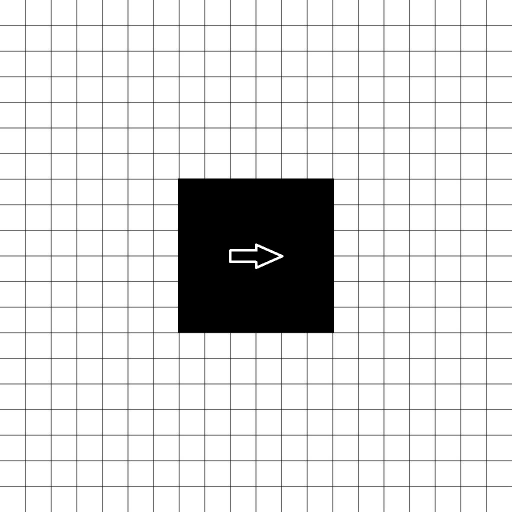
#> input picture 图像处理与可视化/Homework/数字图像处理 07/local_affine/grid.png, 1024 x 1024 px (shown at 1/2 size)
$ python local_affine_debug2.py
#> lines starting #> are read from the running program, lines starting #| are printed output that depends on the picture
import numpy as np
from PIL import Image
import matplotlib.pyplot as plt

def apply_affine_transformation(transformation_types, params=None):
    """
    Apply a series of affine transformations (scaling, rotation, translation, shear_vertical, shear_horizontal)
    by multiplying their corresponding transformation matrices together.

    Parameters:
    - transformation_types: A list of transformation types (e.g., ['scaling', 'rotation', 'translation']).
    - params: A list of parameter dictionaries, each corresponding to a transformation in `transformation_types`.
        Example:
        [
            {'cx': 2, 'cy': 2},       # for scaling
            {'theta': 45},            # for rotation
            {'tx': 10, 'ty': 20},     # for translation
            {'sv': 0.5},              # for shear_vertical
            {'sh': 0.5}               # for shear_horizontal
        ]

    Returns:
    - A: The combined affine transformation matrix as a result of all the transformations.
    """

    # Initialize the result matrix as the identity matrix
    A_total = np.eye(3)

    # Process each transformation type and apply the corresponding transformation matrix
    for transformation_type, param in zip(transformation_types, params):
        if transformation_type == 'scaling':
            cx = param.get('cx', 1)
            cy = param.get('cy', 1)
            A = np.array([
                [cx, 0, 0],
                [0, cy, 0],
                [0, 0, 1]
            ])
        elif transformation_type == 'rotation':
            theta = np.radians(param.get('theta', 0))  # Convert to radians
            A = np.array([
                [np.cos(theta), -np.sin(theta), 0],
                [np.sin(theta), np.cos(theta), 0],
                [0, 0, 1]
            ])
        elif transformation_type == 'translation':
            tx = param.get('tx', 0)
            ty = param.get('ty', 0)
            A = np.array([
                [1, 0, tx],
                [0, 1, ty],
                [0, 0, 1]
            ])
        elif transformation_type == 'shear_vertical':
            sv = param.get('sv', 0)
            A = np.array([
                [1, sv, 0],
                [0, 1, 0],
                [0, 0, 1]
            ])
        elif transformation_type == 'shear_horizontal':
            sh = param.get('sh', 0)
            A = np.array([
                [1, 0, 0],
                [sh, 1, 0],
                [0, 0, 1]
            ])
        else:
            raise ValueError(f"Unknown transformation type: {transformation_type}")

        # Apply the transformation matrix by multiplying with the cumulative result matrix
        A_total = np.dot(A_total, A)

    return A_total

def interpolate(image, indices, method="bilinear"):
    """
    Interpolation function to calculate grayscale values at given indices in the image.

    Parameters:
        image (np.ndarray): Input image as a 2D array.
        indices (np.ndarray): Image-like 3D array where each element is the original (x, y) index.
        method (str): Interpolation method ("nearest", "bilinear", or "bicubic").

    Returns:
        np.ndarray: Interpolated grayscale values in the shape of the input indices array.
    """
    original_height, original_width = image.shape

    # Extract x and y coordinates from the indices array
    x, y = indices[..., 0].ravel(), indices[..., 1].ravel()

    if method == "nearest":
        x_nearest = np.clip(np.round(x).astype(int), 0, original_height - 1)
        y_nearest = np.clip(np.round(y).astype(int), 0, original_width - 1)
        result = image[x_nearest, y_nearest]

    elif method == "bilinear":
        x0 = np.clip(np.floor(x).astype(int), 0, original_height - 1)
        y0 = np.clip(np.floor(y).astype(int), 0, original_width - 1)
        x1 = np.clip(x0 + 1, 0, original_height - 1)
        y1 = np.clip(y0 + 1, 0, original_width - 1)

        dx = x - x0
        dy = y - y0

        I11 = image[x0, y0]
        I12 = image[x0, y1]
        I21 = image[x1, y0]
        I22 = image[x1, y1]

        result = (
            I11 * (1 - dx) * (1 - dy) +
            I12 * (1 - dx) * dy +
            I21 * dx * (1 - dy) +
            I22 * dx * dy
        )

    elif method == "bicubic":
        def cubic_weight(t):
            abs_t = np.abs(t)
            return np.where(
                abs_t <= 1,
                1.5 * abs_t**3 - 2.5 * abs_t**2 + 1,
                np.where(
                    (1 < abs_t) & (abs_t < 2),
                    -0.5 * abs_t**3 + 2.5 * abs_t**2 - 4 * abs_t + 2,
                    0
                )
            )

        x0 = np.floor(x).astype(int)
        y0 = np.floor(y).astype(int)

        result = np.zeros(len(x))
        for m in range(-1, 3):
            for n in range(-1, 3):
                x_idx = np.clip(x0 + m, 0, original_height - 1)
                y_idx = np.clip(y0 + n, 0, original_width - 1)
                weights = cubic_weight(x - (x0 + m)) * cubic_weight(y - (y0 + n))
                result += image[x_idx, y_idx] * weights

        result = np.clip(result, 0, 255)

    else:
        raise ValueError("Invalid interpolation method. Choose 'nearest', 'bilinear', or 'bicubic'.")

    # Reshape the result to match the shape of indices array
    return result.reshape(indices.shape[:2])

def calculate_weights(image_shape, region, p=1.5):
    """
    Calculate weights for each pixel in the image based on distances to the region and the image boundaries.

    Parameters:
    - image_shape (tuple): Shape of the image (height, width).
    - region (tuple): Region specified as ((y_min, y_max), (x_min, x_max)).
    - p (float): Power parameter for weight calculation.

    Returns:
    - tuple: A 2D array of shape (height, width, 5), where the last dimension represents weights,
             and a 2D array of shape (height * width, 2) representing source coordinates.
    """
    height, width = image_shape
    y_min, y_max = region[0]
    x_min, x_max = region[1]

    # Create coordinate grids for the entire image
    y_coords, x_coords = np.meshgrid(np.arange(height), np.arange(width), indexing="ij")

    # Compute Chebyshev distances to the region
    region_distance = np.maximum(
        np.maximum(y_min - y_coords, 0) + np.maximum(y_coords - y_max, 0),
        np.maximum(x_min - x_coords, 0) + np.maximum(x_coords - x_max, 0)
    )

    # Compute distances to the image boundaries
    top_distance = y_coords
    bottom_distance = height - 1 - y_coords
    left_distance = x_coords
    right_distance = width - 1 - x_coords

    # Combine all distances into a single array
    distances = np.stack(
        (top_distance, bottom_distance, left_distance, right_distance, region_distance), axis=-1
    ).astype(np.float64)
    distances[distances == 0] = np.inf

    # Calculate weights using the inverse distance formula
    weights = 1 / (distances ** p)
    for i in range(weights.shape[0]):
        for j in range(weights.shape[1]):
            if np.any(distances[i, j] == np.inf):
                inf_index = np.argmax(distances[i, j] == np.inf)  # Get the index where distance is np.inf
                weights[i, j] = np.zeros(weights.shape[2])  # Set all weights to 0
                weights[i, j, inf_index] = 1  # Set the weight corresponding to np.inf to 1

    # Normalize weights so their sum equals 1 at each pixel
    row_sums = np.sum(weights, axis=1, keepdims=True)
    row_sums[row_sums == 0] = 1  # Avoid division by zero
    weights /= row_sums  # Normalize the weights

    # Initialize the source coordinates array
    source_coords = np.zeros((height, width, 2))
    source_coords[..., 0] += weights[..., 0] * x_coords + weights[..., 1] * x_coords + weights[..., 3] * (width - 1)
    source_coords[..., 1] += weights[..., 2] * y_coords + weights[..., 3] * y_coords + weights[..., 1] * (height - 1)

    return weights, source_coords

def inversely_transform_image_local(image, region, transformation, output_shape=None, p=1.5, interpolation_method="bilinear"):
    """
    Inversely transform an image using local affine transformations.

    Parameters:
    - image (np.ndarray): Input image as a 2D array.
    - region: the control region.
    - transformation : Affine transformations (3x3 matrices) for the region.
    - output_shape (tuple): Shape of the output image (height, width). If None, use the input image's shape.
    - p (float): Power parameter for weight calculation.
    - interpolation_method (str): Interpolation method for pixel values ('nearest', 'bilinear', 'bicubic').

    Returns:
    - np.ndarray: Transformed image with the specified output shape.
    """
    if output_shape is None:
        output_shape = image.shape

    # Calculate the weights for each target coordinate based on the distances to the control points
    y_min, y_max = region[0]
    x_min, x_max = region[1]
    region_height = y_max - y_min + 1
    region_width = x_max - x_min + 1
    y, x = np.meshgrid(np.arange(y_min, y_max+1), np.arange(x_min, x_max+1), indexing="ij")
    target_coords = np.stack((y.ravel(), x.ravel(), np.ones_like(x.ravel())), axis=-1)  # Homogeneous coordinates

    # Apply transformations to the region
    A_inv = np.linalg.inv(transformation)  # Compute the inverse of the transformation matrix
    transformed_coords = target_coords @ A_inv.T
    transformed_coords = transformed_coords[..., :2]
    transformed_coords = transformed_coords.reshape((region_height, region_width, 2))

    # height, width = output_shape
    # source_coords = np.zeros((height, width, 2))
    # source_coords[y_min:y_max+1, x_min:x_max+1] = transformed_coords

    # Calculate weights for pixels outside the region and not on the image boundary
    weights, source_coords = calculate_weights(image_shape=output_shape, region=region, p=p)
    source_coords = source_coords.reshape((height, width, 2))

    # use the fifth column of weights to sum the projection of (x,y) in region into source_coords
    for i in range(height):
        for j in range(width):
            project_x = int(np.clip(j - x_min, 0, region_width - 1))
            project_y = int(np.clip(i - y_min, 0, region_height - 1))
            source_coords[i,j] += weights[i, j, 4] * transformed_coords[project_x, project_y]

    source_coords[y_min:y_max+1, x_min:x_max+1] = transformed_coords

    # Interpolate pixel values from the source image
    transformed_image = interpolate(image, source_coords, method=interpolation_method)

    return transformed_image

if __name__ == "__main__":
    image_path = 'grid.png'
    image_name = 'grid'
    image = Image.open(image_path).convert('L')  # Convert the image to grayscale ('L' mode)
    image = np.array(image)  # Convert the grayscale image to a numpy array

    # Affine transformation type ('scaling', 'rotation', 'translation', 'shear_vertical', 'shear_horizontal')
    # Example:
        # [
        #     {'cx': 2, 'cy': 2},       # for scaling
        #     {'theta': 45},            # for rotation
        #     {'tx': 10, 'ty': 20},     # for translation
        #     {'sv': 0.5},              # for shear_vertical
        #     {'sh': 0.5}               # for shear_horizontal
        # ]
    height, width = image.shape
#> height = 1024; width = 1024
    transformation_types = ['translation', 'rotation', 'translation']
    params = [{'tx': 0.5 * height, 'ty': 0.5 * width},
              {'theta': 45},
              {'tx': -0.5 * height, 'ty': -0.5 * width}]
    # Get the combined affine transformation matrix
    A = apply_affine_transformation(transformation_types, params)
    # region = [[356, 665], [356, 665]]
    region = [[256, 765], [256, 765]]
    interpolation_method="bicubic"

    # Output shape is the same as the input image
    output_shape = np.array(image.shape)
#> output_shape = [1024, 1024]

    # Apply the inverse transformation to the image
    transformed_image = inversely_transform_image_local(image, region=region,
                                                        transformation=A, output_shape=output_shape,
                                                        p=1.5, interpolation_method=interpolation_method)
#> in interpolate, `return result.reshape(indices.shape[:2])`:
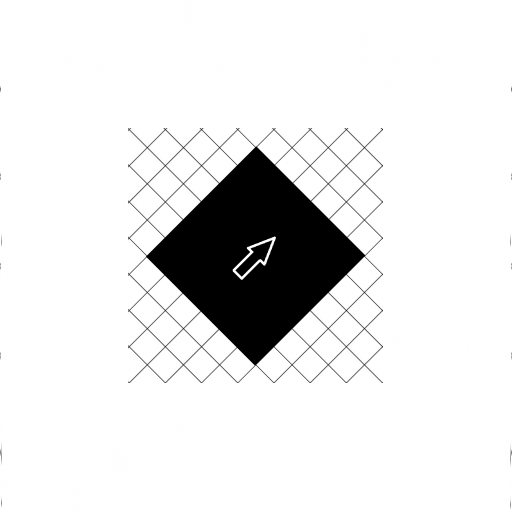
#> returned value: shape (1024, 1024) float64 (shown at 1/2 size); min 0, max 255, mean 230.1

    # Plot the original and processed images side by side for comparison
    plt.figure(figsize=(12, 6))

    # Plot the original image
    plt.subplot(1, 2, 1)
    plt.imshow(image, cmap='gray')
    plt.title("Original Image")
    plt.axis('off')  # Hide axis ticks

    # Plot the transformed image
    plt.subplot(1, 2, 2)
    plt.imshow(transformed_image, cmap='gray')
    plt.title("Transformed Image")
    plt.axis('off')  # Hide axis ticks

    # Display the comparison
    plt.tight_layout()
    save_path = f"Comparision-{image_name}.png"
    plt.savefig(save_path)
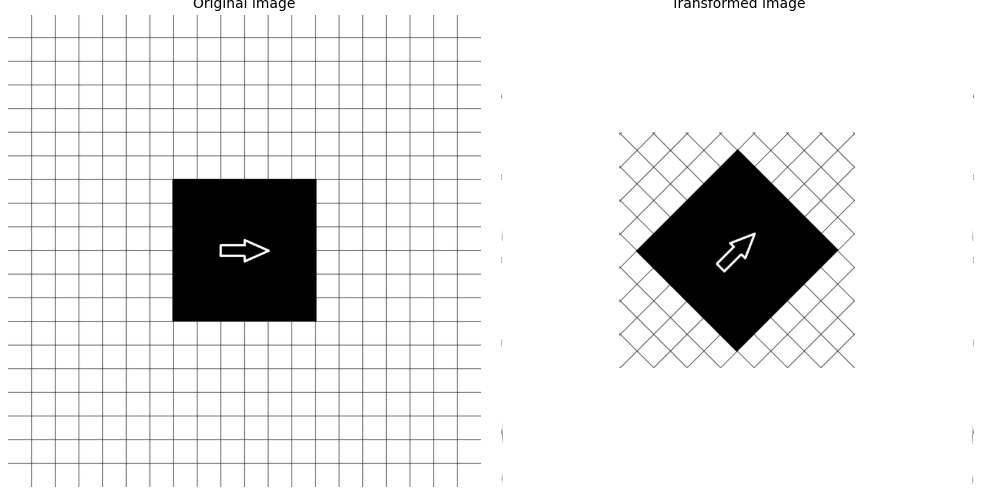
#> figure drawn by matplotlib, 2 panels
    plt.show()
